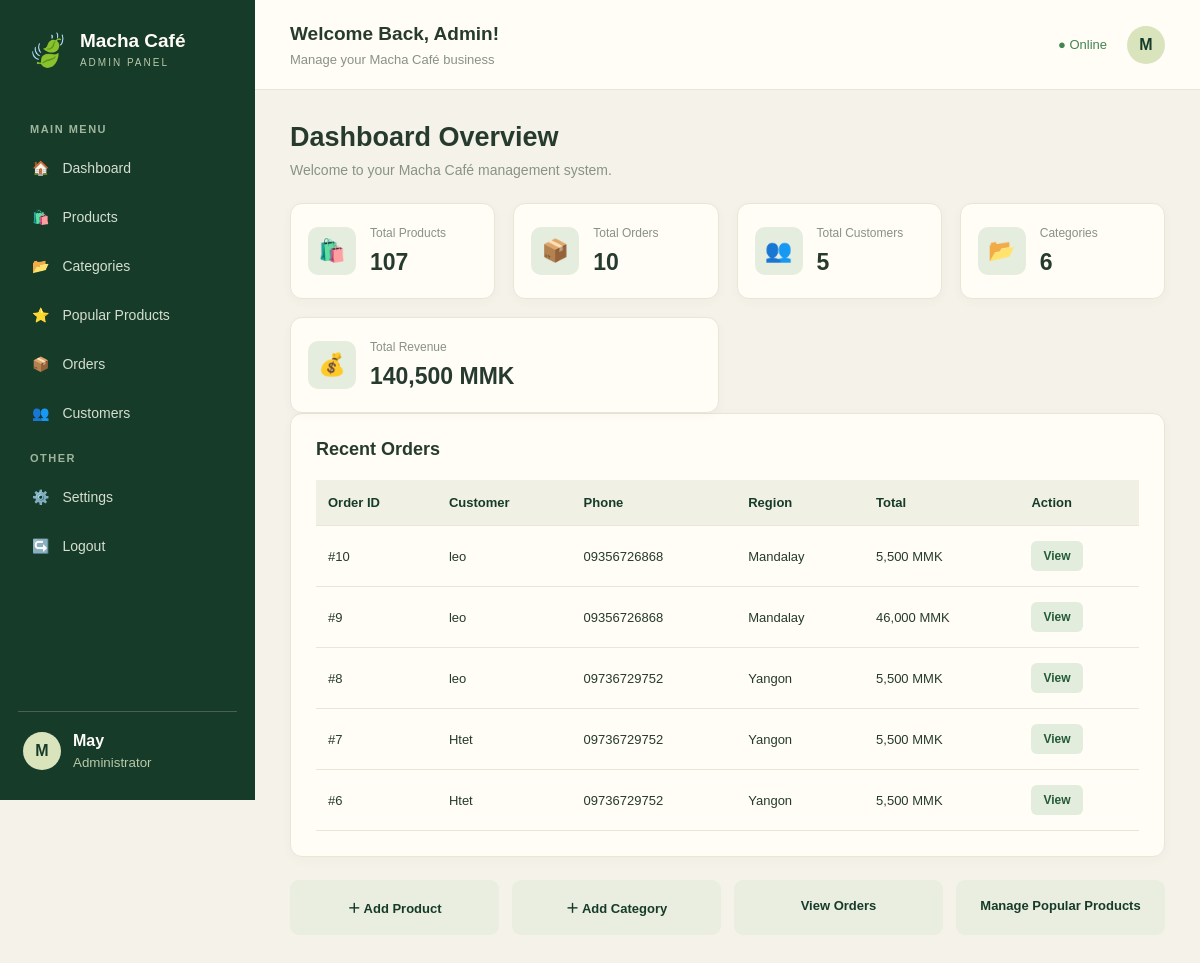
Page /admin/dashboard.php (signed in) on the committed database.
### tables this page shows
CREATE TABLE `orders` (
  `id` int(11) NOT NULL,
  `user_id` int(11) NOT NULL,
  `phone` varchar(30) NOT NULL,
  `region` varchar(100) NOT NULL,
  `address` text NOT NULL,
  `total` decimal(12,2) NOT NULL,
  `status` enum('Pending','Processing','Completed','Cancelled') DEFAULT 'Pending',
  `order_date` datetime DEFAULT current_timestamp()
);

CREATE TABLE `users` (
  `id` int(11) NOT NULL,
  `user_name` varchar(255) NOT NULL,
  `email` varchar(255) NOT NULL,
  `password` varchar(255) NOT NULL,
  `created_at` timestamp NOT NULL DEFAULT current_timestamp() ON UPDATE current_timestamp()
);

### admin/dashboard.php (the view, shortened to what this page needs)
<?php
include('../connection.php');
function countTable($conn, $table)
{
    $allowed = ['users', 'products', 'categories', 'orders'];
    $result = mysqli_query($conn, "SELECT COUNT(*) AS total FROM `$table`");
    return $result ? mysqli_fetch_assoc($result)['total'] : 0;
}
$users = countTable($conn, 'users');
$products = countTable($conn, 'products');
$categories = countTable($conn, 'categories');
$orders = countTable($conn, 'orders');
$revenue = mysqli_fetch_assoc(
    mysqli_query($conn, "SELECT SUM(total) AS total FROM orders")
)['total'] ?? 0;
$recent = mysqli_query($conn, "
    SELECT o.*, u.user_name
    FROM orders o
    LEFT JOIN users u ON o.user_id = u.id
    ORDER BY o.id DESC LIMIT 5
");
?>
<!DOCTYPE html>
<html lang="en">
<head>
    <link rel="stylesheet" href="../css/admin.css">
</head>
<body>
    <div class="admin-layout">
        <?php include('sidebar.php'); ?>
        <main class="main-content">
            <?php include('header.php'); ?>
            <section class="content">
                <div class="page-heading">
                    <div>
                        <h1>Dashboard Overview</h1>
                        <p>Welcome to your Macha Café management system.</p>
                    </div>
                </div>
                <div class="stats-grid">
                    <div class="stat-card">
                        <div class="stat-icon">🛍️</div>
                        <div>
                            <p>Total Products</p>
                            <h2><?= $products ?></h2>
                        </div>
                    </div>
                    <div class="stat-card">
                        <div class="stat-icon">📦</div>
                        <div>
                            <p>Total Orders</p>
                            <h2><?= $orders ?></h2>
                        </div>
                    </div>
                    <div class="stat-card">
                        <div class="stat-icon">👥</div>
                        <div>
                            <p>Total Customers</p>
                            <h2><?= $users ?></h2>
                        </div>
                    </div>
                    <div class="stat-card">
                        <div class="stat-icon">📂</div>
                        <div>
                            <p>Categories</p>
                            <h2><?= $categories ?></h2>
                        </div>
                    </div>
                    <div class="stat-card revenue-card">
                        <div class="stat-icon">💰</div>
                        <div>
                            <p>Total Revenue</p>
                            <h2><?= number_format($revenue) ?> MMK</h2>
                        </div>
                    </div>
                </div>
                <div class="section-card">
                    <h3>Recent Orders</h3>
                    <div class="table-responsive">
                        <table class="admin-table">
                            <thead>
                                <tr>
                                    <th>Order ID</th>
                                    <th>Customer</th>
                                    <th>Phone</th>
                                    <th>Region</th>
                                    <th>Total</th>
                                    <th>Action</th>
                                </tr>
                            </thead>
                            <tbody>
                                <?php if (mysqli_num_rows($recent) > 0) { ?>
                                    <?php while ($row = mysqli_fetch_assoc($recent)) { ?>
                                        <tr>
                                            <td>#<?= $row['id'] ?></td>
                                            <td><?= htmlspecialchars($row['user_name'] ?? 'Unknown') ?></td>
                                            <td><?= htmlspecialchars($row['phone']) ?></td>
                                            <td><?= htmlspecialchars($row['region']) ?></td>
                                            <td><?= number_format($row['total']) ?> MMK</td>
                                            <td>
                                                <a class="edit-btn"
                                                    href="order_details.php?id=<?= $row['id'] ?>">
                                                    View
                                                </a>
                                            </td>
                                        </tr>
                                    <?php } ?>
                                <?php } else { ?>
                                    <tr>
                                        <td colspan="6" class="empty-row">No Orders Found</td>
                                    </tr>
                                <?php } ?>
                            </tbody>
                        </table>
                    </div>
                </div>
                <div class="quick-actions">
                    <a href="add_product.php">＋ Add Product</a>
                    <a href="add_category.php">＋ Add Category</a>
                    <a href="orders.php">View Orders</a>
                    <a href="popular_products.php">Manage Popular Products</a>
                </div>
            </section>
        </main>
    </div>
</body>
</html>

### css/admin.css (style rules this page uses)
:root { --green: #173b29; --green-light: #315b40; --green-soft: #e5eddf; --cream: #f5f3e9; --white: #fffdf5; --text: #263b2d; --muted: #899286; --border: #e8e5d9; --red: #a33b30; }
* { margin: 0; padding: 0; box-sizing: border-box; }
body { font-family: Arial, sans-serif; background: var(--cream); color: var(--text); }
a { text-decoration: none; color: inherit; }
.admin-layout { display: flex; min-height: 100vh; }
.main-content { width: calc(100% - 255px); margin-left: 255px; min-width: 0; }
.content { padding: 32px 35px; width: 100%; }
.page-heading { margin-bottom: 25px; }
.page-heading h1 { font-size: 27px; margin-bottom: 9px; }
.page-heading p { font-size: 14px; color: var(--muted); }
.edit-btn, .delete-btn { display: inline-block; border: none; padding: 8px 12px; border-radius: 6px; font-size: 12px; font-weight: bold; }
.edit-btn { background: #e2eddd; color: #245b36; }
.stats-grid { display: grid; grid-template-columns: repeat(4, minmax(0, 1fr)); gap: 18px; }
.stat-card { display: flex; align-items: center; gap: 14px; min-width: 0; background: var(--white); border: 1px solid var(--border); border-radius: 12px; padding: 22px 17px; box-shadow: 0 3px 12px rgba(20, 50, 30, .03); }
.stat-icon { width: 48px; height: 48px; flex-shrink: 0; display: grid; place-items: center; border-radius: 10px; background: var(--green-soft); font-size: 22px; }
.stat-card p { color: var(--muted); font-size: 12px; }
.stat-card h2 { font-size: 23px; margin-top: 9px; overflow-wrap: anywhere; }
.revenue-card { grid-column: span 2; }
.section-card { background: var(--white); border: 1px solid var(--border); border-radius: 12px; padding: 25px; margin-bottom: 23px; box-shadow: 0 3px 12px rgba(20, 50, 30, .03); }
.section-card h3 { font-size: 18px; margin-bottom: 20px; }
.quick-actions { display: grid; grid-template-columns: repeat(4, 1fr); gap: 13px; margin-top: 22px; }
.quick-actions a { background: #e9eee1; padding: 18px; text-align: center; border-radius: 9px; color: var(--green); font-size: 13px; font-weight: bold; }
.table-responsive { width: 100%; overflow-x: auto; }
.admin-table { width: 100%; min-width: 650px; border-collapse: collapse; }
.admin-table th, .admin-table td { padding: 15px 12px; text-align: left; border-bottom: 1px solid var(--border); font-size: 13px; white-space: nowrap; }
.admin-table th { background: #f1f0e5; color: var(--green); font-weight: bold; }

### rows in the picture
orders: id "10", user.user_name "leo", phone "09356726868", region "Mandalay", total "5,500"
orders: id "9", user.user_name "leo", phone "09356726868", region "Mandalay", total "46,000"
orders: id "8", user.user_name "leo", phone "09736729752", region "Yangon", total "5,500"
orders: id "7", user.user_name "Htet", phone "09736729752", region "Yangon", total "5,500"
orders: id "6", user.user_name "Htet", phone "09736729752", region "Yangon", total "5,500"

### other values in the picture
substr($_SESSION['admin_name'], 0, 1) "M"
$_SESSION['admin_name'] "May"
$products "107"
$orders "10"
$users "5"
$categories "6"
$revenue "140,500"
